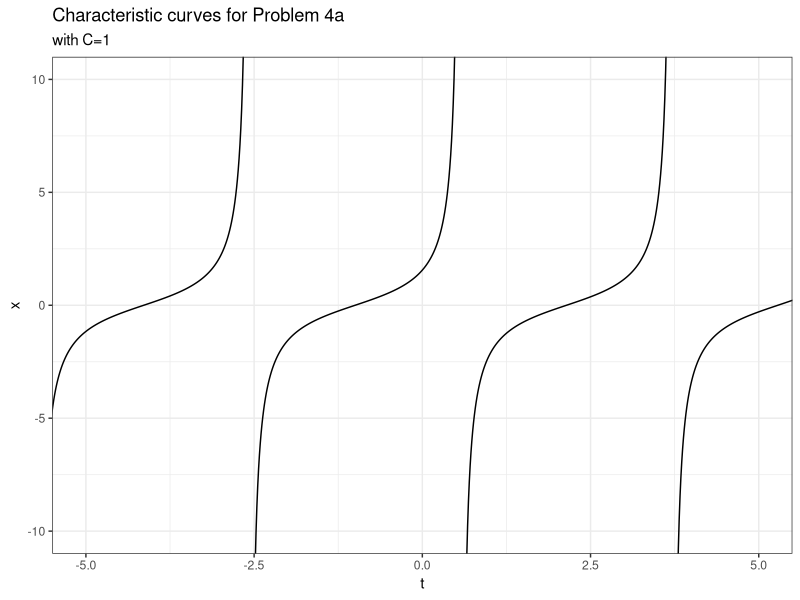
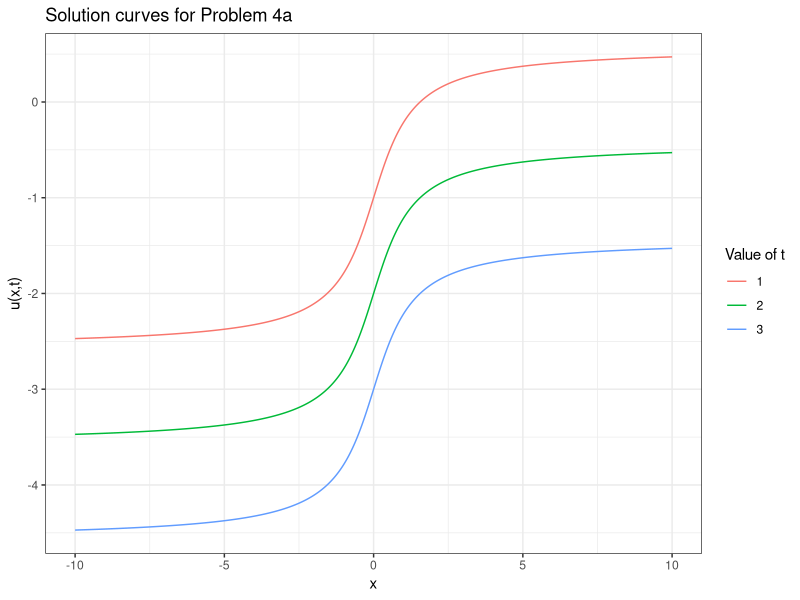

Here is the R script that generated these plots, in order:
## ---- chunk 1
knitr::opts_chunk$set(echo = TRUE)
library(tidyverse)
## ---- chunk 2
C=1
df_4a <- tibble(x = seq(-2*pi, 2*pi, length.out = 1000),
                y=tan(x+C)) %>% 
  mutate(y = ifelse(abs(y) < 20, y, NA))
                      
ggplot(df_4a, aes(x=x, y=y)) + 
  geom_line()+
  coord_cartesian(ylim=c(-10,10), xlim = c(-5,5))+
  theme_bw()+
  labs(x="t", y="x")+
  ggtitle("Characteristic curves for Problem 4a", subtitle = "with C=1")
## ---- chunk 3

x=seq(-10,10,length.out = 1000)
ggplot() + 
  geom_line(aes(x=x, y=atan(x)-1, color="1"))+
  geom_line(aes(x=x, y=atan(x)-2, color="2"))+
  geom_line(aes(x=x, y=atan(x)-3, color="3"))+
  theme_bw()+
  labs(x="x", y="u(x,t)", color="Value of t")+
  ggtitle("Solution curves for Problem 4a")
